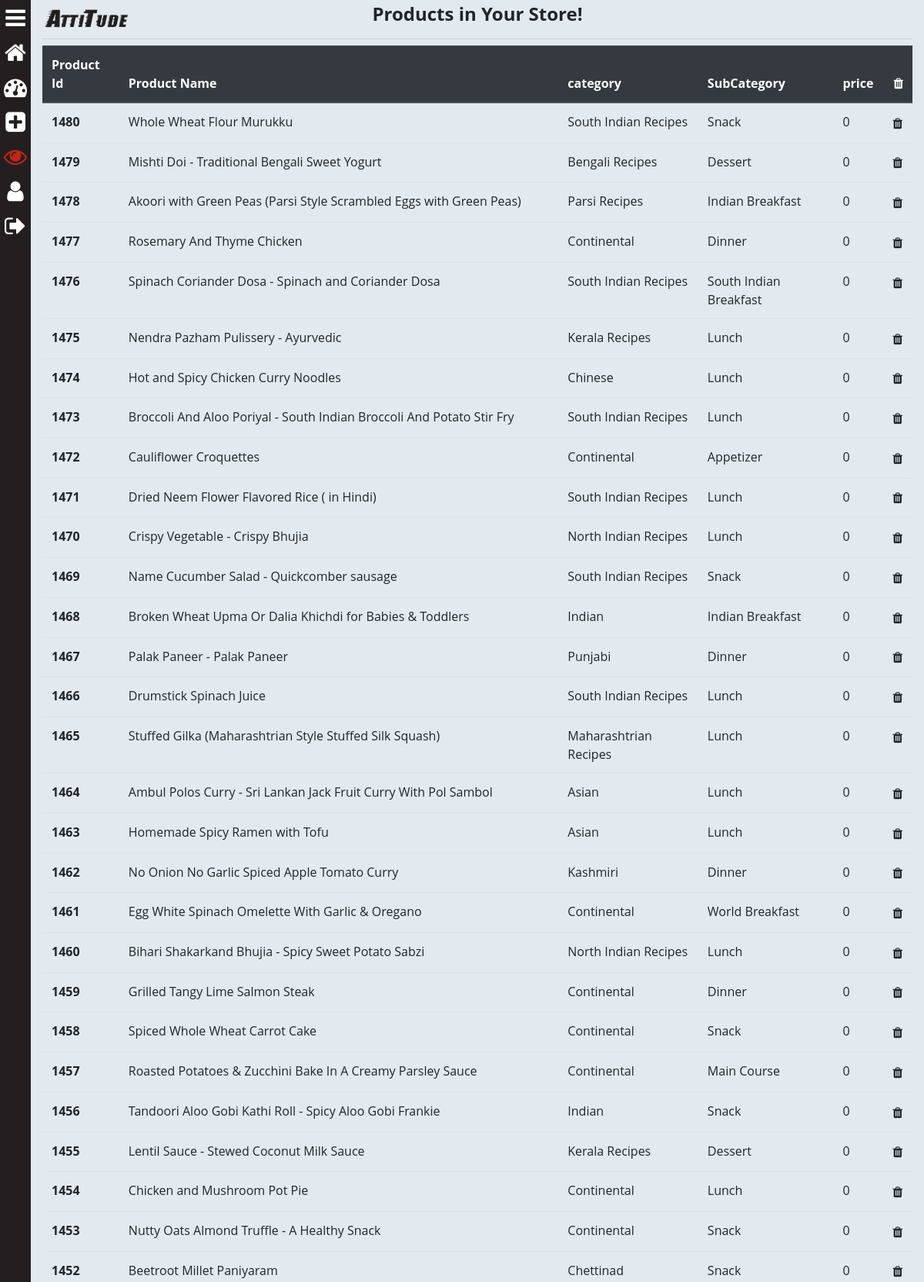
Screenshot of /seller/view_products/ (signed in, upper part) with the database file from the repository.
### saler/models.py (models this page shows, shortened)
class Product(models.Model):
	GST_CHOICES = (("0",'0'),("3",'3'),("5",'5'),("12",'12'),("18",'18'),("28",'28'))
	TAG_COLOR_CHOICES = (("primary",'primary'),("secondary",'secondary'),("success",'success'),("danger",'danger'),("warning",'warning'),("info",'info'))
	product_id = models.BigAutoField(primary_key=True)
	product_id2 = models.CharField(max_length=100,default='')
	shop = models.ForeignKey(User, on_delete=models.CASCADE,default='')
	product_name = models.CharField(max_length=100)
	ingredients = models.TextField(blank=True)
	TotalTime = models.IntegerField(blank=True, null=True)
	category = models.CharField(max_length=100, default="", null=True)
	subcategory = models.CharField(max_length=50, default="")
	diet = models.CharField(max_length=100, null=True, blank=True)
	TotalCal = models.IntegerField(blank=True, null=True)
	URL= models.CharField(max_length=600,null=True,blank=True)
	brand = models.CharField(max_length=100,null=True,blank=True)
	color = models.ForeignKey(Color, on_delete=models.CASCADE,null=True,blank=True)
	price = models.IntegerField(default=0)
	price_not = models.IntegerField(blank=True,null=True)
	tag_title = models.CharField(max_length=20, null=True, blank=True)
	tag_color = models.CharField(max_length=20,choices=TAG_COLOR_CHOICES, null=True, blank=True)
	desc = models.TextField(blank=True)
	specs = models.TextField(null=True, blank=True)
	gst = models.CharField(default='0',max_length=3,choices=GST_CHOICES)
	pub_date = models.DateField(auto_now=True)
	image1 = models.ImageField(upload_to='products/images', default="",null=True,blank=True)
	image2 = models.ImageField(upload_to='products/images', default="",null=True,blank=True)
	image3 = models.ImageField(upload_to='products/images', default="",null=True,blank=True)
	image4 = models.ImageField(upload_to='products/images', default="",null=True,blank=True)
	image5 = models.ImageField(upload_to='products/images', default="",null=True,blank=True)
	is_Veg=models.BooleanField(default=0,blank=True)
	is_SugarFree=models.BooleanField(default=0,blank=True)
	is_HighProtein=models.BooleanField(default=0,blank=True)
	is_GluttentFree=models.BooleanField(default=0,blank=True)
	is_Sattvik=models.BooleanField(default=0,blank=True)
	is_Vegan=models.BooleanField(default=0,blank=True)

### saler/views.py (the view)
# urls.py: path('view_products/', views.view_products, name="view_products"),
@login_required
def view_products(request):
	if request.user.is_superuser or request.user.is_staff:
		prod = [p for p in Product.objects.all() if p.shop == request.user]
		if request.method == 'GET':
			pro_id = request.GET.get('pro_id')
			if pro_id:
				del_prod = [p.product_id for p in Product.objects.all() if p.shop == request.user]
				if int(pro_id) in del_prod:
					Product.objects.filter(product_id=int(pro_id))[0].delete()
					messages.success(request, f'The Product of id {pro_id} is deleted !')
					return redirect('/seller/view_products/')
		params = {
			'prod': prod[::-1],
			'cart_element_no' : len([p for p in MyCart.objects.all() if p.user == request.user]),
			}
		return render(request, 'saler/view_products.html',params)
	else:
		return redirect("/")

### saler/templates/saler/view_products.html (shortened to what this page needs)
{% extends 'saler/base.html' %}
{% load crispy_forms_tags %}
{% block saler_body %}
<div class="container-fluid">
	<div class="row p-1">
		<div class="col-md-4">
			<a href="{% url 'home' %}" class="logo">AttiTude</i></a>
		</div>
		<div class="col-md-4">
			<h4 style="font-weight: bold; padding: 0; margin: 0; text-align: center;">Products in Your Store!</h4>
		</div>
	</div>
	<hr class="p-0 m-0 mb-2">
	<div class="noteCard">
		<table class="table">
			<thead class="thead-dark">
				<tr>
					<th scope="col">Product Id</th>
					<th scope="col">Product Name</th>
					<th scope="col">category</th>
					<th scope="col">SubCategory</th>
					<th scope="col">price</th>
					<th scope="col" style="text-align: right;"><i class="fa fa-trash" aria-hidden="true"></i></th>
				</tr>
			</thead>
			<tbody>
				{% for pr in prod %}
				<tr>
					<th scope="row">{{pr.product_id}}</th>
					<td>{{pr.product_name}}</td>
					<td>{{pr.category}}</td>
					<td>{{pr.subcategory}}</td>
					<td>{{pr.price}}</td>
					<form>
						<td style="text-align: right;"><button type="submit" class="btn" style="margin: 0;padding: 0"><i
									class="fa fa-trash" aria-hidden="true"></i></button></td>
					</form>
				</tr>
				{% endfor %}
			</tbody>
		</table>
	</div>
</div>
{% endblock saler_body %}

### saler/static/saler/css/style.css (style rules this page uses)
.logo { font-size: 28px; font-family: stormextrabold; color: #231f20; }

### rows the page displays
Product: product_id "1480", product_name "Whole Wheat Flour Murukku", category "South Indian Recipes", subcategory "Snack", price "0"
Product: product_id "1479", product_name "Mishti Doi - Traditional Bengali Sweet Yogurt", category "Bengali Recipes", subcategory "Dessert", price "0"
Product: product_id "1478", product_name "Akoori with Green Peas (Parsi Style Scrambled Eggs with Green Peas)", category "Parsi Recipes", subcategory "Indian Breakfast", price "0"
Product: product_id "1477", product_name "Rosemary And Thyme Chicken", category "Continental", subcategory "Dinner", price "0"
Product: product_id "1476", product_name "Spinach Coriander Dosa - Spinach and Coriander Dosa", category "South Indian Recipes", subcategory "South Indian Breakfast", price "0"
Product: product_id "1475", product_name "Nendra Pazham Pulissery - Ayurvedic", category "Kerala Recipes", subcategory "Lunch", price "0"
Product: product_id "1474", product_name "Hot and Spicy Chicken Curry Noodles", category "Chinese", subcategory "Lunch", price "0"
Product: product_id "1473", product_name "Broccoli And Aloo Poriyal - South Indian Broccoli And Potato Stir Fry", category "South Indian Recipes", subcategory "Lunch", price "0"
Product: product_id "1472", product_name "Cauliflower Croquettes", category "Continental", subcategory "Appetizer", price "0"
Product: product_id "1471", product_name "Dried Neem Flower Flavored Rice ( in Hindi)", category "South Indian Recipes", subcategory "Lunch", price "0"
Product: product_id "1470", product_name "Crispy Vegetable - Crispy Bhujia", category "North Indian Recipes", subcategory "Lunch", price "0"
Product: product_id "1469", product_name "Name Cucumber Salad - Quickcomber sausage", category "South Indian Recipes", subcategory "Snack", price "0"
Product: product_id "1468", product_name "Broken Wheat Upma Or Dalia Khichdi for Babies & Toddlers", category "Indian", subcategory "Indian Breakfast", price "0"
Product: product_id "1467", product_name "Palak Paneer - Palak Paneer", category "Punjabi", subcategory "Dinner", price "0"
Product: product_id "1466", product_name "Drumstick Spinach Juice", category "South Indian Recipes", subcategory "Lunch", price "0"
Product: product_id "1465", product_name "Stuffed Gilka (Maharashtrian Style Stuffed Silk Squash)", category "Maharashtrian Recipes", subcategory "Lunch", price "0"
Product: product_id "1464", product_name "Ambul Polos Curry - Sri Lankan Jack Fruit Curry With Pol Sambol", category "Asian", subcategory "Lunch", price "0"
Product: product_id "1463", product_name "Homemade Spicy Ramen with Tofu", category "Asian", subcategory "Lunch", price "0"
Product: product_id "1462", product_name "No Onion No Garlic Spiced Apple Tomato Curry", category "Kashmiri", subcategory "Dinner", price "0"
Product: product_id "1461", product_name "Egg White Spinach Omelette With Garlic & Oregano", category "Continental", subcategory "World Breakfast", price "0"
Product: product_id "1460", product_name "Bihari Shakarkand Bhujia - Spicy Sweet Potato Sabzi", category "North Indian Recipes", subcategory "Lunch", price "0"
Product: product_id "1459", product_name "Grilled Tangy Lime Salmon Steak", category "Continental", subcategory "Dinner", price "0"
Product: product_id "1458", product_name "Spiced Whole Wheat Carrot Cake", category "Continental", subcategory "Snack", price "0"
Product: product_id "1457", product_name "Roasted Potatoes & Zucchini Bake In A Creamy Parsley Sauce", category "Continental", subcategory "Main Course", price "0"
Product: product_id "1456", product_name "Tandoori Aloo Gobi Kathi Roll - Spicy Aloo Gobi Frankie", category "Indian", subcategory "Snack", price "0"
Product: product_id "1455", product_name "Lentil Sauce - Stewed Coconut Milk Sauce", category "Kerala Recipes", subcategory "Dessert", price "0"
Product: product_id "1454", product_name "Chicken and Mushroom Pot Pie", category "Continental", subcategory "Lunch", price "0"
Product: product_id "1453", product_name "Nutty Oats Almond Truffle - A Healthy Snack", category "Continental", subcategory "Snack", price "0"
Product: product_id "1452", product_name "Beetroot Millet Paniyaram", category "Chettinad", subcategory "Snack", price "0"
